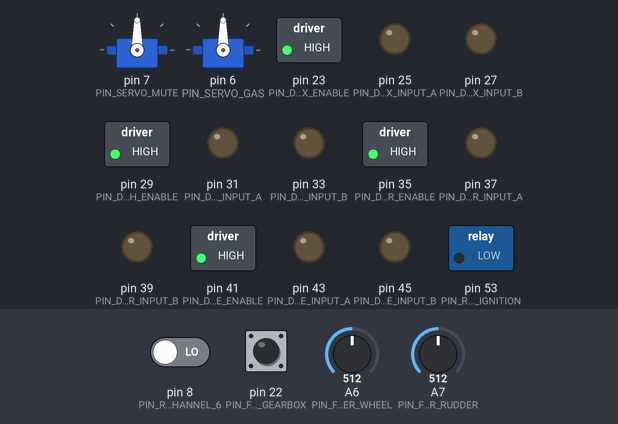
A program run on a simulated Arduino Mega 2560, built with avr-gcc and run on an emulated ATmega2560. Shown: 2 × servo, switched loads named in the program (green lamp = pin HIGH), output pins drawn as LEDs (lit = HIGH). Wiring (inferred from the names in the program): 5 × IR receiver: data pin 9 / data pin 10 / data pin 11 / data pin 12 / data pin 13. The test bench sets the inputs (shaded band); at power-on: pin 8 (PIN_REMOTE_CHANNEL_6) LOW, pin 22 (PIN_FEEDBACK_BUTTON_GEARBOX) LOW, A6 (PIN_FEEDBACK_POTENTIOMETER_WHEEL) = 512, A7 (PIN_FEEDBACK_POTENTIOMETER_RUDDER) = 512.

Above: at 0.1 s.
At 12.1 s:
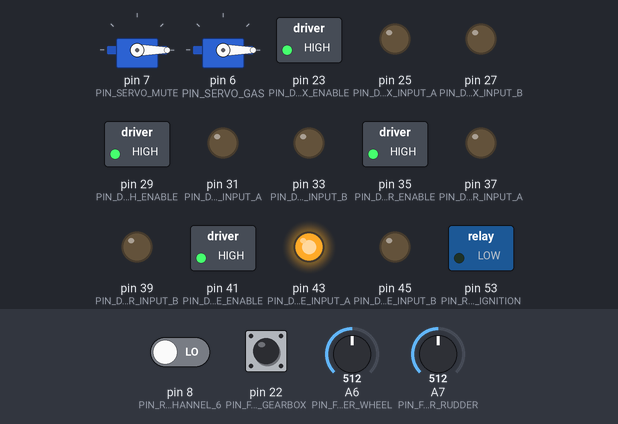
At 18.1 s:
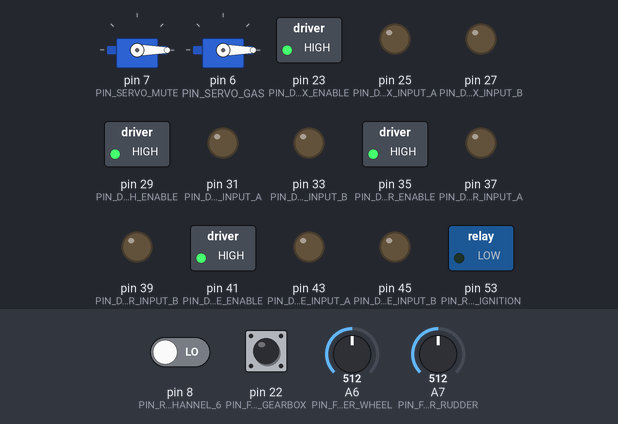
Timing chart, 0 to 19.6 s (numbered marks = the images above):
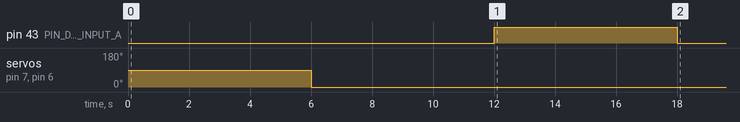

Measured:
- by itself, pin 43 (PIN_DRIVER_BRAKE_INPUT_A): LOW → HIGH at 12.0 s, → LOW 6.0 s later
- by itself, servo on pin 7 (PIN_SERVO_MUTE), servo on pin 6 (PIN_SERVO_GAS): 90° → 0° at 6.0 s

The program:

main.cpp
```cpp
#include "Handlers/FeedbackHandler.h"
#include "Handlers/RemoteHandler.h"
#include "Handlers/DisplayHandler.h"

#include "Handlers/GearboxHandler.h"
#include "Handlers/ServoHandler.h"
#include "Handlers/RelayHandler.h"
#include "Handlers/ActuatorsHandler.h"

// Дисплей закоментировал, мы его все равно даже не подключаем, а время на его обработку требуется.

void setup()
{
	configuration_feedback_handler();  // Обратная связь
	configuration_remote_handler();    // Пульт
	// configuration_display_handler();   // ЖК Дисплей

	configuration_relay_handler();     // Реле
	configuration_servo_handler();     // Серво
	configuration_actuators_handler(); // Актуаторы
}

void loop()
{
	listener_feedback_handler();  // Обратная связь
	listener_remote_handler();    // Пульт
	// listener_display_handler();   // ЖК Дисплей

	listener_gearbox_handler();   // Коробка Передач (КПП)
	listener_relay_handler();     // Реле
	listener_servo_handler();     // Серво
	listener_actuators_handler(); // Актуаторы
}
```

ActuatorsHandler.h
```cpp
#pragma once

#include "Configuration/PWMValues.h"
#include "Configuration/PinList.h"
#include "Memory/VariableList.h"

void configuration_actuators_handler()
{
	// Установка пинов
	actuator_motor_list.gearbox.configuration(PIN_DRIVER_GEARBOX_ENABLE, PIN_DRIVER_GEARBOX_INPUT_A, PIN_DRIVER_GEARBOX_INPUT_B);
	actuator_motor_list.clutch .configuration(PIN_DRIVER_CLUTCH_ENABLE,  PIN_DRIVER_CLUTCH_INPUT_A,  PIN_DRIVER_CLUTCH_INPUT_B);
	actuator_motor_list.rudder .configuration(PIN_DRIVER_RUDDER_ENABLE,  PIN_DRIVER_RUDDER_INPUT_A,  PIN_DRIVER_RUDDER_INPUT_B);
	actuator_motor_list.brake  .configuration(PIN_DRIVER_BRAKE_ENABLE,   PIN_DRIVER_BRAKE_INPUT_A,   PIN_DRIVER_BRAKE_INPUT_B);

	// Питание драйверов - включены
	actuator_motor_list.gearbox.set_enable(HIGH);
	actuator_motor_list.clutch.set_enable(HIGH);
	actuator_motor_list.rudder.set_enable(HIGH);
	actuator_motor_list.brake.set_enable(HIGH);

	// Доп-настройки драйверов
	actuator_motor_list.brake.set_reverse(true);

	// Связать поршень с мотором.
	actuator_piston_list.gearbox.configuration(actuator_motor_list.gearbox, 0, 0, (long) 500000); // Коробка передач
	actuator_piston_list.clutch .configuration(actuator_motor_list.clutch,  0, 0, (long) 500000); // Сцепление
	actuator_piston_list.rudder .configuration(actuator_motor_list.rudder,  0, 0, (long) 500000); // Руль
	actuator_piston_list.brake  .configuration(actuator_motor_list.brake,   0, 0, (long) 500000); // Тормоз

	// Serial.begin(9600);
	// Serial.println("running");
}

void listener_actuators_handler()
{
	// Коробка передач
	actuator_piston_list.gearbox.update_direction();
	actuator_piston_list.gearbox.update_position();

	// Сцепление
	actuator_piston_list.clutch.update_direction();
	actuator_piston_list.clutch.update_position();

	// Руль
	actuator_piston_list.rudder.update_direction();
	actuator_piston_list.rudder.update_position();
	actuator_piston_list.rudder.set_expected_map(remote_values.right_stick_width, PWM_REMOTE_MINIMUM, PWM_REMOTE_MAXIMUM);

	// Тормоз
	actuator_piston_list.brake.update_direction();
	actuator_piston_list.brake.update_position();
	actuator_piston_list.brake.set_expected_map(remote_values.left_stick_height, 1450, 0);

	// Serial.println(actuator_piston_list.gearbox.get_current());
	// Serial.println(actuator_piston_list.gearbox.get_expected());
	// Serial.println();
}
```

DisplayHandler.h
```cpp
#pragma once

#include "Memory/VariableList.h"
#include <Arduino.h>

/* displaying functions */

void display_page_1()
{
	// channel 1
	lcd_display.setCursor(0, 0);
	lcd_display.print("ch1: " + String(remote_values.right_stick_width));

	// channel 2
	lcd_display.setCursor(9, 0);
	lcd_display.print(", ch2: " + String(remote_values.right_stick_height));

	// channel 3
	lcd_display.setCursor(0, 1);
	lcd_display.print("ch3: " + String(remote_values.left_stick_height));

	// channel 4
	lcd_display.setCursor(9, 1);
	lcd_display.print(", ch4: " + String(remote_values.left_stick_width));

	// channel 5
	lcd_display.setCursor(0, 2);
	lcd_display.print("ch5: " + String(remote_values.three_position_toggle_switch));

	// channel 6
	lcd_display.setCursor(9, 2);
	lcd_display.print(", ch6: " + String(remote_values.two_position_toggle_switch));

	// Время работы
	long _second = millis() / 1000;
	long _minute = _second  / 60;
	long _hour   = _minute  / 60;
	lcd_display.setCursor(0, 3);
	lcd_display.print(String(_hour) + ":" + String(_minute % 60) + ":" + String(_second % 60));
}

void display_page_2()
{
	// Коробка передач => Название
	lcd_display.setCursor(0, 0);
	lcd_display.print("gearbox");

	// Коробка передач => Значение мотора
	lcd_display.setCursor(8, 0);
	lcd_display.print(actuator_motor_list.gearbox.get_current());

	// Коробка передач => Значение поршня
	lcd_display.setCursor(10, 0);
	lcd_display.print(actuator_piston_list.gearbox.get_current());

	// Коробка передач => Концевик
	lcd_display.setCursor(17, 0);
	lcd_display.print(feedback_values.gearbox);

	lcd_display.setCursor(19, 0);
	lcd_display.print(gearbox_status);

	// ====== ===== ===== ===== =====

	// Сцепление => Название
	lcd_display.setCursor(0, 1);
	lcd_display.print("clutch");

	// Сцепление => Значение мотора
	lcd_display.setCursor(8, 1);
	lcd_display.print(actuator_motor_list.clutch.get_current());

	// Сцепление => Значение поршная
	lcd_display.setCursor(10, 1);
	lcd_display.print(actuator_piston_list.clutch.get_current());

	// ====== ===== ===== ===== =====

	// Руль => Название
	lcd_display.setCursor(0, 2);
	lcd_display.print("rudder");

	// Руль => Значение мотора
	lcd_display.setCursor(8, 2);
	lcd_display.print(actuator_motor_list.rudder.get_current());

	// Руль => Значение поршня
	lcd_display.setCursor(10, 2);
	lcd_display.print(actuator_piston_list.rudder.get_current());

	// Руль => Обратная связь
	lcd_display.setCursor(17, 2);
	lcd_display.print(feedback_values.rudder);

	// ====== ===== ===== ===== =====

	// Тормоз => Название
	lcd_display.setCursor(0, 3);
	lcd_display.print("brake");

	// Тормоз => Значение мотора
	lcd_display.setCursor(8, 3);
	lcd_display.print(actuator_motor_list.brake.get_current());

	// Тормоз => Положения поршня
	lcd_display.setCursor(10, 3);
	lcd_display.print(actuator_piston_list.brake.get_current());
}

/* private functions */

void display_move_page()
{
	if (remote_values.left_stick_width < 1200)
	{
		lcd_current_page--;
	}

	if (remote_values.left_stick_width > 1800)
	{
		lcd_current_page++;
	}

	lcd_current_page = constrain(lcd_current_page, lcd_minimum_page, lcd_maximum_page);
}

/* arduino functions */

void configuration_display_handler()
{
	lcd_display.begin(20, 4);
}

void listener_display_handler()
{
	// Обновляю изображение каждые 500 миллисекунд
	if (lcd_timer.get_elapsed_time(false) < 50000)
	{
		return;
	}

	// Если прошло 500 милисекунд,
	// Тогда обнуляю таймер в 0
	// И проверяю нужно ли перелистуть страницу на следующию
	lcd_timer.set_microseconds();
	display_move_page();

	// clearing screen
	lcd_display.clear();

	switch (lcd_current_page)
	{
		case 1: display_page_1(); break;
		case 2: display_page_2(); break;
	}

	// current page
	lcd_display.setCursor(17, 3);
	lcd_display.print(String(lcd_current_page) + "/" + String(lcd_maximum_page));
}
```

FeedbackHandler.h
```cpp
#pragma once

#include "Configuration/PinList.h"
#include "Memory/VariableList.h"
#include <Arduino.h>

void configuration_feedback_handler()
{
	pinMode(PIN_FEEDBACK_POTENTIOMETER_RUDDER, INPUT); // Руль
	pinMode(PIN_FEEDBACK_POTENTIOMETER_WHEEL,  INPUT); // Колеса
	pinMode(PIN_FEEDBACK_BUTTON_GEARBOX,       INPUT); // Коробка передач
}

void listener_feedback_handler()
{
	feedback_values.gearbox = digitalRead(PIN_FEEDBACK_BUTTON_GEARBOX);      // Коробка передач
	feedback_values.rudder  = analogRead(PIN_FEEDBACK_POTENTIOMETER_RUDDER); // Руль
	feedback_values.wheel   = analogRead(PIN_FEEDBACK_POTENTIOMETER_WHEEL);  // Колеса
}
```

GearboxHandler.h
```cpp
#pragma once

#include "Configuration/PWMValues.h"
#include "Handlers/ServoHandler.h"
#include "Memory/VariableList.h"

long gearbox_get_direction()
{
	// Переключение коробки передач в положение -1 (трактор двигается назад)
	if (remote_values.three_position_toggle_switch < 1250)
	{
		return actuator_piston_list.gearbox.get_minimum();
	}

	// Переключение коробки в передачу 1 (трактор двигается вперед)
	if (remote_values.three_position_toggle_switch > 1750)
	{
		return actuator_piston_list.gearbox.get_maximum();
	}

	// Нейстральная скорость
	return actuator_piston_list.gearbox.get_maximum() / 2;
}

// список функций
void gearbox_task_1()
{
	long gearbox = gearbox_get_direction();

	if (gearbox == gearbox_back)
	{
		return;
	}

	// Установить руль в центральное положение и заблокировать изменение положения
	actuator_piston_list.rudder.set_expected(0);
	actuator_piston_list.rudder.set_block(true);

	// Зажать тормоз и заблокировать изменение положения
	actuator_piston_list.brake.set_expected(actuator_piston_list.brake.get_maximum());
	actuator_piston_list.brake.set_block(true);

	// Зажать сцепление
	actuator_piston_list.clutch.set_expected(actuator_piston_list.clutch.get_maximum());

	// Заблокировать серво приводы
	block_servos();

	gearbox_back   = gearbox;
	gearbox_status = 1;
}

void gearbox_task_2()
{
	// Ожидаю пока сцепление закончить двигаться
	if (actuator_piston_list.clutch.is_move())
	{
		return;
	}

	// Переключаю коробку передач в нужное положение
	actuator_piston_list.gearbox.set_expected(gearbox_back);

	gearbox_status = 2;
}

void gearbox_task_3()
{
	if (actuator_piston_list.gearbox.is_move())
	{
		return;
	}

	// Отдать сцепление
	actuator_piston_list.clutch.set_expected(actuator_piston_list.clutch.get_minimum());

	gearbox_status = 3;
}

void gearbox_task_4()
{
	// Ожидание пока сцепление отожмется
	if (actuator_piston_list.clutch.is_move())
	{
		return;
	}

	// Убираю блокировку на руле и тормозе
	// В нужные положения их автоматический выставит пульт
	actuator_piston_list.rudder.set_block(false);
	actuator_piston_list.brake.set_block(false);

	// Разблокировать серво приводы
	configuration_servo_handler();

	gearbox_status = 0;
}

void listener_gearbox_handler()
{
	switch (gearbox_status)
	{
		case 0: gearbox_task_1(); break;
		case 1: gearbox_task_2(); break;
		case 2: gearbox_task_3(); break;
		case 3: gearbox_task_4(); break;
	}
}
```

RelayHandler.h
```cpp
#pragma once

#include "Configuration/PWMValues.h"
#include "Configuration/PinList.h"
#include <Arduino.h>

void configuration_relay_handler()
{
	pinMode(PIN_RELAY_IGNITION, OUTPUT); // Зажигание
}

void listener_relay_handler()
{
	// Условия не сокращяю в if (...) {return; }, потому что еслт нужно будет еще что-то добавить,
	// Тогда будет проще пойти по полным условиям.

	// Зажигание
	// Зажигание и Глушение не может одновременно работать.
	if (remote_values.two_position_toggle_switch < PWM_SERVO_MUTE_MINIMUM)
	{
		/*
		*       sticks
		 *   left   right
		 * +-----+ +-----+
		 * |     | |     |
		 * |    *| |     |
		 * +-----+ +-----+
		 */
		// bool ignition_right_width = remote_values.right_stick_width < PWM_RELAY_IGNITION_HEIGHT_MAXIMUM;
		bool ignition_left_height = remote_values.left_stick_height < PWM_RELAY_IGNITION_HEIGHT_MAXIMUM;
		bool ignition_left_width  = remote_values.left_stick_width  > PWM_RELAY_IGNITION_WIDTH_MINIMUM;
		bool ignition_status = ignition_left_height && ignition_left_width;
		digitalWrite(PIN_RELAY_IGNITION, ignition_status ? HIGH : LOW);
	}

	// code...
}
```

RemoteHandler.h
```cpp
#pragma once

#include "Configuration/PinList.h"
#include "Memory/VariableList.h"
#include <Arduino.h>

void configuration_remote_handler()
{
	pinMode(PIN_REMOTE_CHANNEL_1, INPUT); // Пульт => Канал 1
	pinMode(PIN_REMOTE_CHANNEL_2, INPUT); // Пульт => Канал 2
	pinMode(PIN_REMOTE_CHANNEL_3, INPUT); // Пульт => Канал 3
	pinMode(PIN_REMOTE_CHANNEL_4, INPUT); // Пульт => Канал 4
	pinMode(PIN_REMOTE_CHANNEL_5, INPUT); // Пульт => Канал 5
	pinMode(PIN_REMOTE_CHANNEL_6, INPUT); // Пульт => Канал 6

	// Serial.begin(9600);
	// Serial.println("running...");
}

void listener_remote_handler()
{
	// Слушать
	remote_values.right_stick_width            = pulseIn(PIN_REMOTE_CHANNEL_1, HIGH); // Правый стик => Ширина
	remote_values.right_stick_height           = pulseIn(PIN_REMOTE_CHANNEL_2, HIGH); // Правый стик => Высота
	remote_values.left_stick_height            = pulseIn(PIN_REMOTE_CHANNEL_3, HIGH); // Левый стик  => Высота
	remote_values.left_stick_width             = pulseIn(PIN_REMOTE_CHANNEL_4, HIGH); // Левый стик  => Ширина
	remote_values.three_position_toggle_switch = pulseIn(PIN_REMOTE_CHANNEL_5, HIGH); // Тумблер     => Трехпозиционный
	remote_values.two_position_toggle_switch   = pulseIn(PIN_REMOTE_CHANNEL_6, HIGH); // Тумблер     => Трехпозиционный

	// Фильтр
	remote_values.right_stick_width            = remote_filter.remote_channel_1.filtered(remote_values.right_stick_width);            // Правый стик => Ширина
	remote_values.right_stick_height           = remote_filter.remote_channel_2.filtered(remote_values.right_stick_height);           // Правый стик => Высота
	remote_values.left_stick_height            = remote_filter.remote_channel_3.filtered(remote_values.left_stick_height);            // Левый стик  => Высота
	remote_values.left_stick_width             = remote_filter.remote_channel_4.filtered(remote_values.left_stick_width);             // Левый стик  => Ширина
	remote_values.three_position_toggle_switch = remote_filter.remote_channel_5.filtered(remote_values.three_position_toggle_switch); // Тумблер     => Трехпозиционный
	remote_values.two_position_toggle_switch   = remote_filter.remote_channel_6.filtered(remote_values.two_position_toggle_switch);   // Тумблер     => Трехпозиционный

	// Serial.println("ch1: " + String(remote_values.right_stick_width));
	// Serial.println("ch2: " + String(remote_values.right_stick_height));
	// Serial.println("ch3: " + String(remote_values.left_stick_height));
	// Serial.println("ch4: " + String(remote_values.left_stick_width));
	// Serial.println("ch5: " + String(remote_values.three_position_toggle_switch));
	// Serial.println("ch6: " + String(remote_values.two_position_toggle_switch));
	// Serial.println();
}
```

ServoHandler.h
```cpp
#pragma once

#include "Configuration/PWMValues.h"
#include "Configuration/PinList.h"
#include "Memory/VariableList.h"

void block_servos()
{
	servo_list.mute.detach();
	servo_list.gas.detach();
}

void configuration_servo_handler()
{
	servo_list.mute.attach(PIN_SERVO_MUTE); // Глушение
	servo_list.gas.attach(PIN_SERVO_GAS);   // Газ
}

void listener_servo_handler()
{
	// Глушение
	servo_list.mute.write(remote_values.two_position_toggle_switch > PWM_SERVO_MUTE_MINIMUM ? 180 : 0);

	// Газ
	servo_list.gas.write(map(remote_values.left_stick_height, PWM_SERVO_GAS_MINIMUM, PWM_REMOTE_MAXIMUM, 0, 180));
}
```

VariableList.h
```cpp
#pragma once

#include "Configuration/PinList.h"
#include <LiquidCrystal.h>
#include "Timer.h"

#include "Structures/ActuatorPistonList.h"
#include "Structures/ActuatorMotorList.h"
#include "Structures/FeedbackValues.h"
#include "Structures/RemoteValues.h"
#include "Structures/RemoteFilter.h"
#include "Structures/ServoList.h"

// Дисплей
LiquidCrystal lcd_display(LCD_DISPLAY_RS, LCD_DISPLAY_ENABLE, LCD_DISPLAY_INPUT_D4, LCD_DISPLAY_INPUT_D5, LCD_DISPLAY_INPUT_D6, LCD_DISPLAY_INPUT_D7); // ЖК Дисплей
long          lcd_maximum_page = 2;
long          lcd_minimum_page = 1;
long          lcd_current_page = 2;
Timer         lcd_timer;

// Коробка передач
long gearbox_status = 0;
long gearbox_back   = 0;

ActuatorPistonList actuator_piston_list;
ActuatorMotorList  actuator_motor_list;
FeedbackValues     feedback_values; // Обратная связь => Значения
RemoteValues       remote_values;   // Пульт          => Значения
RemoteFilter       remote_filter;   // Пульт          => Фильтр
ServoList          servo_list;      // Серво          => Список
```

ActuatorMotorList.h
```cpp
#pragma once

#include "ActuatorMotor/ActuatorMotor.h"

struct ActuatorMotorList final
{
	ActuatorMotor gearbox; // Коробка передач
	ActuatorMotor clutch;  // Сцепление
	ActuatorMotor rudder;  // Руль
	ActuatorMotor brake;   // Тормоз
};
```

ActuatorPistonList.h
```cpp
#pragma once

#include "ActuatorPiston/ActuatorPiston.h"
#include "Memory/VariableList.h"

struct ActuatorPistonList final
{
	ActuatorPiston gearbox; // Коробка передач
	ActuatorPiston clutch;  // Сцепление
	ActuatorPiston rudder;  // Руль
	ActuatorPiston brake;   // Тормоз
};
```

FeedbackValues.h
```cpp
#pragma once

/**
 * @brief Обратная связь => Значения
 */
struct FeedbackValues
{
	long gearbox; // Коробка передач
	long rudder;  // Руль
	long wheel;   // Колеса
};
```

RemoteFilter.h
```cpp
#pragma once

#include "GyverFilters.h"

struct RemoteFilter
{
	GKalman remote_channel_1;
	GKalman remote_channel_2;
	GKalman remote_channel_3;
	GKalman remote_channel_4;
	GKalman remote_channel_5;
	GKalman remote_channel_6;

	RemoteFilter()
	: remote_channel_1(40, 0.5)
	, remote_channel_2(40, 0.5)
	, remote_channel_3(40, 0.5)
	, remote_channel_4(40, 0.5)
	, remote_channel_5(40, 0.5)
	, remote_channel_6(40, 0.5)
	{
	}
};
```

RemoteValues.h
```cpp
#pragma once

/**
 * @brief Пульт => Значения
 */
struct RemoteValues
{
	// Тумблеры
	long three_position_toggle_switch; // Тумблер => Трехпозиционный
	long two_position_toggle_switch;   // Тумблер => Двухпозиционный

	// Правый стик
	long right_stick_height; // Правый стик => Высота
	long right_stick_width;  // Правый стик => Ширина

	// Левый стик
	long left_stick_height; // Левый стик => Высота
	long left_stick_width;  // Левый стик => Ширина
};
```

ServoList.h
```cpp
#pragma once

#include <Servo.h>

/**
 * @brief Серво => Список
 */
struct ServoList
{
	Servo mute; // Глушение
	Servo gas;  // Газ
};
```

PWMValues.h
```cpp
#pragma once

// Пульт
#define PWM_REMOTE_MAXIMUM 2000 // Пульт => Максимум
#define PWM_REMOTE_MINIMUM 1000 // Пульт => Минимум

// Зажигание
#define PWM_RELAY_IGNITION_HEIGHT_MAXIMUM 1200 // Реле => Глушение => Высота => Максимум
#define PWM_RELAY_IGNITION_WIDTH_MINIMUM  1800 // Реле => Глушение => Ширина => Минимум

// Глушение
#define PWM_SERVO_MUTE_MINIMUM  1900 // Серво => Глушение => Минимум

// Газ
#define PWM_SERVO_GAS_MINIMUM 1550 // Серво => Газ => Минимум
```

Source omitted: PinList.h (2156 bytes)
